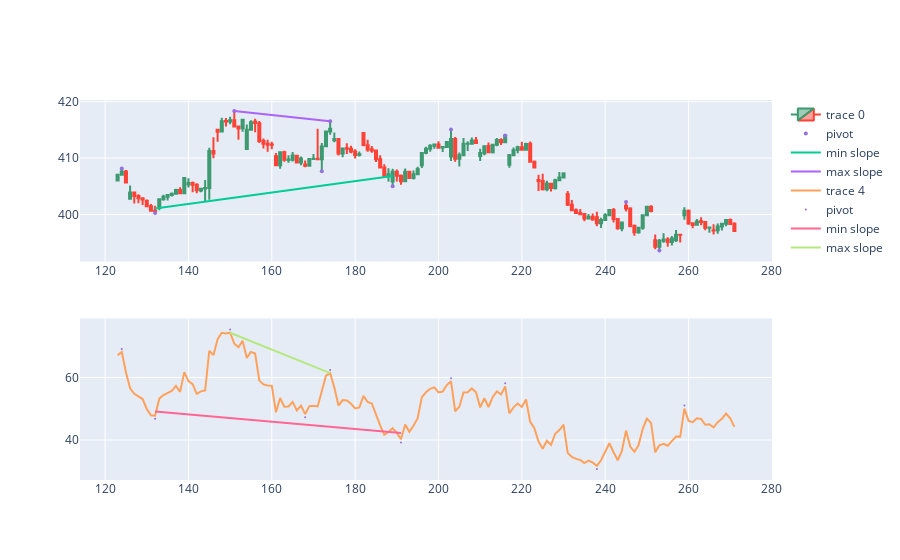

Source (notebook cell):
### Code cell
import numpy as np
from matplotlib import pyplot
backcandles= 72

#candleid = 8800
candleid = 200

maxim = np.array([])
minim = np.array([])
xxmin = np.array([])
xxmax = np.array([])

maximRSI = np.array([])
minimRSI = np.array([])
xxminRSI = np.array([])
xxmaxRSI = np.array([])

for i in range(candleid-backcandles, candleid+1):
    if data.iloc[i].pivot == 1:
        minim = np.append(minim, data.iloc[i].low)
        xxmin = np.append(xxmin, i) #could be i instead df.iloc[i].name
    if data.iloc[i].pivot == 2:
        maxim = np.append(maxim, data.iloc[i].high)
        xxmax = np.append(xxmax, i) # df.iloc[i].name
    if data.iloc[i].RSIpivot == 1:
        minimRSI = np.append(minimRSI, data.iloc[i].RSI)
        xxminRSI = np.append(xxminRSI, data.iloc[i].name)
    if data.iloc[i].RSIpivot == 2:
        maximRSI = np.append(maximRSI, data.iloc[i].RSI)
        xxmaxRSI = np.append(xxmaxRSI, data.iloc[i].name)
        
slmin, intercmin = np.polyfit(xxmin, minim,1)
slmax, intercmax = np.polyfit(xxmax, maxim,1)
slminRSI, intercminRSI = np.polyfit(xxminRSI, minimRSI,1)
slmaxRSI, intercmaxRSI = np.polyfit(xxmaxRSI, maximRSI,1)

print(slmin, slmax, slminRSI, slmaxRSI)


dfpl = data[candleid-backcandles-5:candleid+backcandles]
fig = make_subplots(rows=2, cols=1)
fig.append_trace(go.Candlestick(x=dfpl.index,
                open=dfpl['open'],
                high=dfpl['high'],
                low=dfpl['low'],
                close=dfpl['close']), row=1, col=1)
fig.add_scatter(x=dfpl.index, y=dfpl['pointpos'], mode="markers",
                marker=dict(size=4, color="MediumPurple"),
                name="pivot", row=1, col=1)
fig.add_trace(go.Scatter(x=xxmin, y=slmin*xxmin + intercmin, mode='lines', name='min slope'), row=1, col=1)
fig.add_trace(go.Scatter(x=xxmax, y=slmax*xxmax + intercmax, mode='lines', name='max slope'), row=1, col=1)

fig.append_trace(go.Scatter(x=dfpl.index, y=dfpl['RSI']), row=2, col=1)
fig.add_scatter(x=dfpl.index, y=dfpl['RSIpointpos'], mode="markers",
                marker=dict(size=2, color="MediumPurple"),
                name="pivot", row=2, col=1)
fig.add_trace(go.Scatter(x=xxminRSI, y=slminRSI*xxminRSI + intercminRSI, mode='lines', name='min slope'), row=2, col=1)
fig.add_trace(go.Scatter(x=xxmaxRSI, y=slmaxRSI*xxmaxRSI + intercmaxRSI, mode='lines', name='max slope'), row=2, col=1)

fig.update_layout(xaxis_rangeslider_visible=False)
fig.show()

### Figure 1 — Plotly figure (JSON) as saved in the notebook; plotly's stock layout.template omitted (floating-point values rounded to 4 significant figures; data arrays with more than 128 entries replaced by an {"elided": "..."} marker saying what was removed)
{"data": [{"close": {"elided": "149 float values"}, "high": {"elided": "149 float values"}, "low": {"elided": "149 float values"}, "open": {"elided": "149 float values"}, "type": "candlestick", "x": {"elided": "149 int values"}, "xaxis": "x", "yaxis": "y"}, {"marker": {"color": "MediumPurple", "size": 4}, "mode": "markers", "name": "pivot", "type": "scatter", "x": {"elided": "149 int values"}, "xaxis": "x", "y": {"elided": "149 float values"}, "yaxis": "y"}, {"mode": "lines", "name": "min slope", "type": "scatter", "x": [132, 172, 189], "xaxis": "x", "y": [401.0, 405.1, 406.8], "yaxis": "y"}, {"mode": "lines", "name": "max slope", "type": "scatter", "x": [151, 174], "xaxis": "x", "y": [418.3, 416.5], "yaxis": "y"}, {"type": "scatter", "x": {"elided": "149 int values"}, "xaxis": "x2", "y": {"elided": "149 float values"}, "yaxis": "y2"}, {"marker": {"color": "MediumPurple", "size": 2}, "mode": "markers", "name": "pivot", "type": "scatter", "x": {"elided": "149 int values"}, "xaxis": "x2", "y": {"elided": "149 float values"}, "yaxis": "y2"}, {"mode": "lines", "name": "min slope", "type": "scatter", "x": [132, 168, 191], "xaxis": "x2", "y": [49.08, 44.92, 42.26], "yaxis": "y2"}, {"mode": "lines", "name": "max slope", "type": "scatter", "x": [150, 174], "xaxis": "x2", "y": [74.34, 61.42], "yaxis": "y2"}], "layout": {"xaxis": {"anchor": "y", "domain": [0, 1], "rangeslider": {"visible": false}}, "xaxis2": {"anchor": "y2", "domain": [0, 1]}, "yaxis": {"anchor": "x", "domain": [0.575, 1]}, "yaxis2": {"anchor": "x2", "domain": [0, 0.425]}}}
